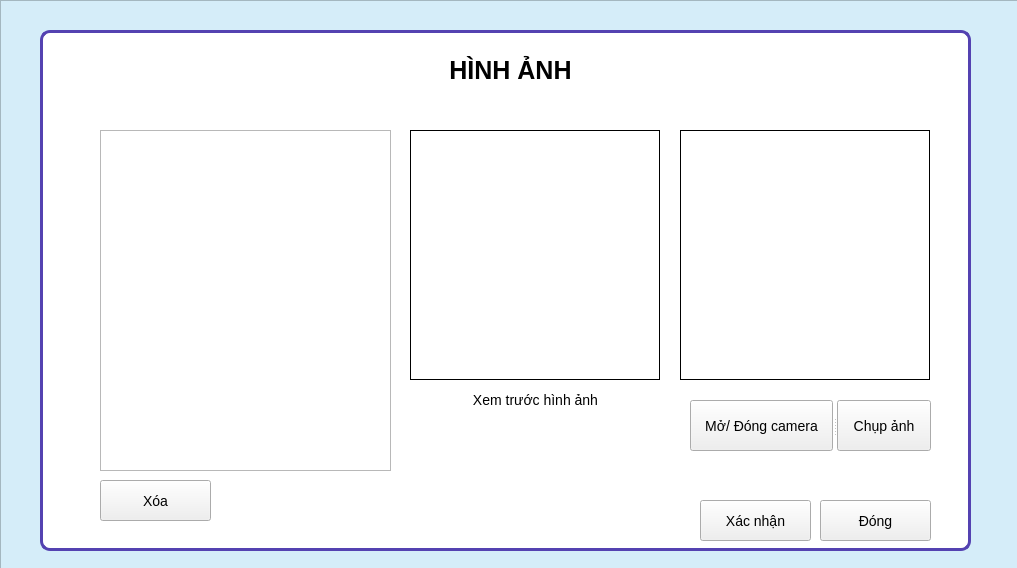
<?xml version="1.0" encoding="UTF-8"?>
<ui version="4.0">
 <class>StudentImage</class>
 <widget class="QWidget" name="StudentImage">
  <property name="geometry">
   <rect>
    <x>0</x>
    <y>0</y>
    <width>1017</width>
    <height>568</height>
   </rect>
  </property>
  <property name="windowTitle">
   <string>Form</string>
  </property>
  <widget class="QFrame" name="frame">
   <property name="geometry">
    <rect>
     <x>0</x>
     <y>0</y>
     <width>1021</width>
     <height>571</height>
    </rect>
   </property>
   <property name="styleSheet">
    <string notr="true">#frame{
	background-color: #D5EDF9;
}
#grbx_thongtin{
	background-color: white;
	color: #5442B1;
	font-size: 25px;
	border: 3px solid #5442B1;
	border-radius: 10px
}
</string>
   </property>
   <property name="frameShape">
    <enum>QFrame::StyledPanel</enum>
   </property>
   <property name="frameShadow">
    <enum>QFrame::Raised</enum>
   </property>
   <widget class="QGroupBox" name="grbx_thongtin">
    <property name="geometry">
     <rect>
      <x>40</x>
      <y>30</y>
      <width>931</width>
      <height>521</height>
     </rect>
    </property>
    <property name="font">
     <font>
      <pointsize>-1</pointsize>
      <weight>75</weight>
      <bold>true</bold>
     </font>
    </property>
    <property name="contextMenuPolicy">
     <enum>Qt::DefaultContextMenu</enum>
    </property>
    <property name="autoFillBackground">
     <bool>false</bool>
    </property>
    <property name="styleSheet">
     <string notr="true">font-size:14px</string>
    </property>
    <property name="title">
     <string/>
    </property>
    <property name="alignment">
     <set>Qt::AlignCenter</set>
    </property>
    <property name="flat">
     <bool>false</bool>
    </property>
    <property name="checkable">
     <bool>false</bool>
    </property>
    <widget class="QLabel" name="lb_hinhanh">
     <property name="geometry">
      <rect>
       <x>370</x>
       <y>100</y>
       <width>250</width>
       <height>250</height>
      </rect>
     </property>
     <property name="styleSheet">
      <string notr="true">border: 1px solid black;
</string>
     </property>
     <property name="text">
      <string/>
     </property>
    </widget>
    <widget class="QSplitter" name="splitter">
     <property name="geometry">
      <rect>
       <x>650</x>
       <y>370</y>
       <width>241</width>
       <height>51</height>
      </rect>
     </property>
     <property name="orientation">
      <enum>Qt::Horizontal</enum>
     </property>
     <widget class="QPushButton" name="pushButton">
      <property name="text">
       <string>Mở/ Đóng camera</string>
      </property>
     </widget>
     <widget class="QPushButton" name="pushButton_2">
      <property name="styleSheet">
       <string notr="true">font-size: 14px</string>
      </property>
      <property name="text">
       <string>Chụp ảnh</string>
      </property>
     </widget>
    </widget>
    <widget class="QLabel" name="lb_hinhanh_2">
     <property name="geometry">
      <rect>
       <x>640</x>
       <y>100</y>
       <width>250</width>
       <height>250</height>
      </rect>
     </property>
     <property name="styleSheet">
      <string notr="true">border: 1px solid black;
</string>
     </property>
     <property name="text">
      <string/>
     </property>
    </widget>
    <widget class="QLabel" name="label">
     <property name="geometry">
      <rect>
       <x>370</x>
       <y>360</y>
       <width>251</width>
       <height>20</height>
      </rect>
     </property>
     <property name="text">
      <string>Xem trước hình ảnh</string>
     </property>
     <property name="alignment">
      <set>Qt::AlignCenter</set>
     </property>
    </widget>
    <widget class="QPushButton" name="pushButton_3">
     <property name="geometry">
      <rect>
       <x>780</x>
       <y>470</y>
       <width>111</width>
       <height>41</height>
      </rect>
     </property>
     <property name="text">
      <string>Đóng</string>
     </property>
    </widget>
    <widget class="QPushButton" name="pushButton_4">
     <property name="geometry">
      <rect>
       <x>60</x>
       <y>450</y>
       <width>111</width>
       <height>41</height>
      </rect>
     </property>
     <property name="text">
      <string>Xóa</string>
     </property>
    </widget>
    <widget class="QListWidget" name="listWidget">
     <property name="geometry">
      <rect>
       <x>60</x>
       <y>100</y>
       <width>291</width>
       <height>341</height>
      </rect>
     </property>
     <property name="styleSheet">
      <string notr="true">font-size:20px</string>
     </property>
    </widget>
    <widget class="QPushButton" name="pushButton_5">
     <property name="geometry">
      <rect>
       <x>660</x>
       <y>470</y>
       <width>111</width>
       <height>41</height>
      </rect>
     </property>
     <property name="text">
      <string>Xác nhận</string>
     </property>
    </widget>
    <widget class="QLabel" name="label_2">
     <property name="geometry">
      <rect>
       <x>10</x>
       <y>10</y>
       <width>921</width>
       <height>61</height>
      </rect>
     </property>
     <property name="styleSheet">
      <string notr="true">font-size:25px;
font-weight: bold;</string>
     </property>
     <property name="text">
      <string>HÌNH ẢNH</string>
     </property>
     <property name="alignment">
      <set>Qt::AlignCenter</set>
     </property>
    </widget>
   </widget>
  </widget>
 </widget>
 <resources/>
 <connections/>
</ui>
